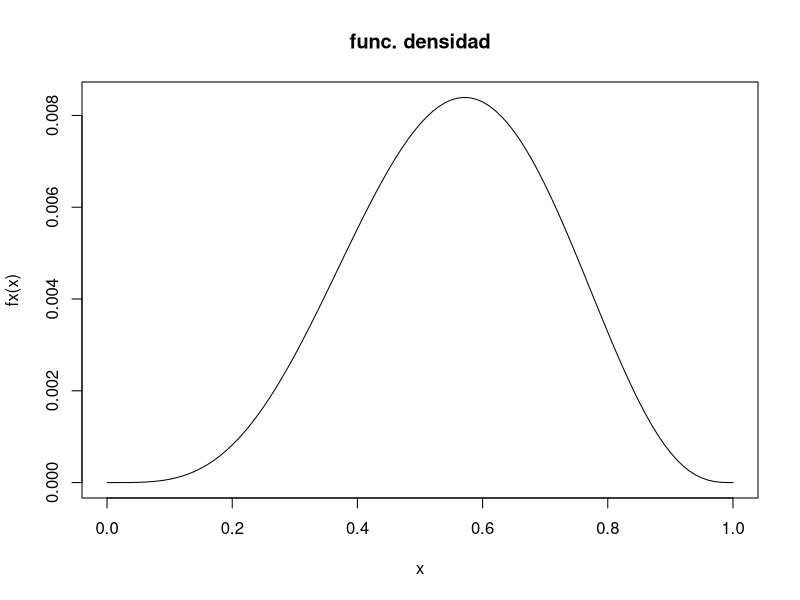
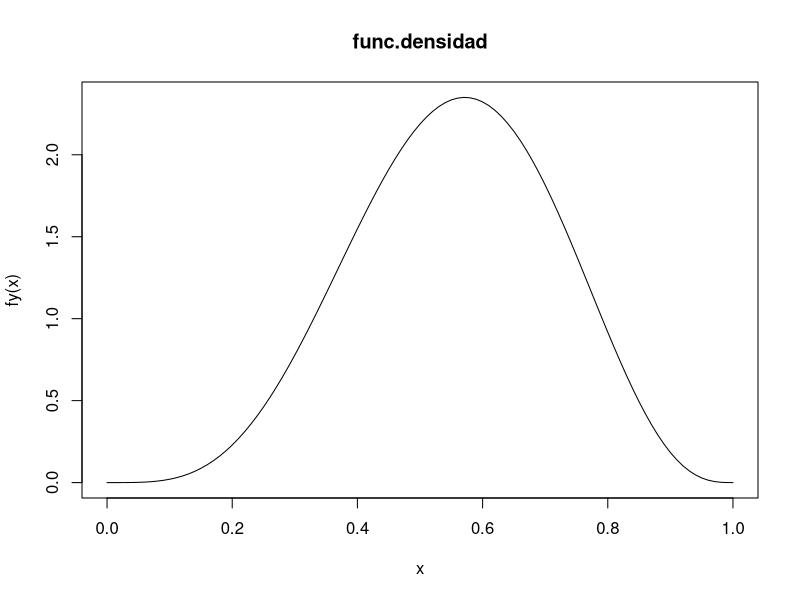

Source code (R) for these figures, in order:
#########################################
# PRACTICA VARIABLES ALEATORIAS CONTINUAS#
# EJERCICIO 3.33 
fx = function(x) {x^4*(1-x)^3}
fx(0) ; fx(0.5);fx(1)

?curve
curve(fx, 0, 1, main="func. densidad")

#literal a

fy = function(y) {280*y^4*(1-y)^3}
curve(fy,0,1,main="func.densidad")

?integrate

integrate(fy,0,1)
integrate(fy,0,1)$value

#literal b
P_50 = integrate(fy,0.5,1)$value
P_50
P_80 = integrate(fy,0.8,1)$value
P_80